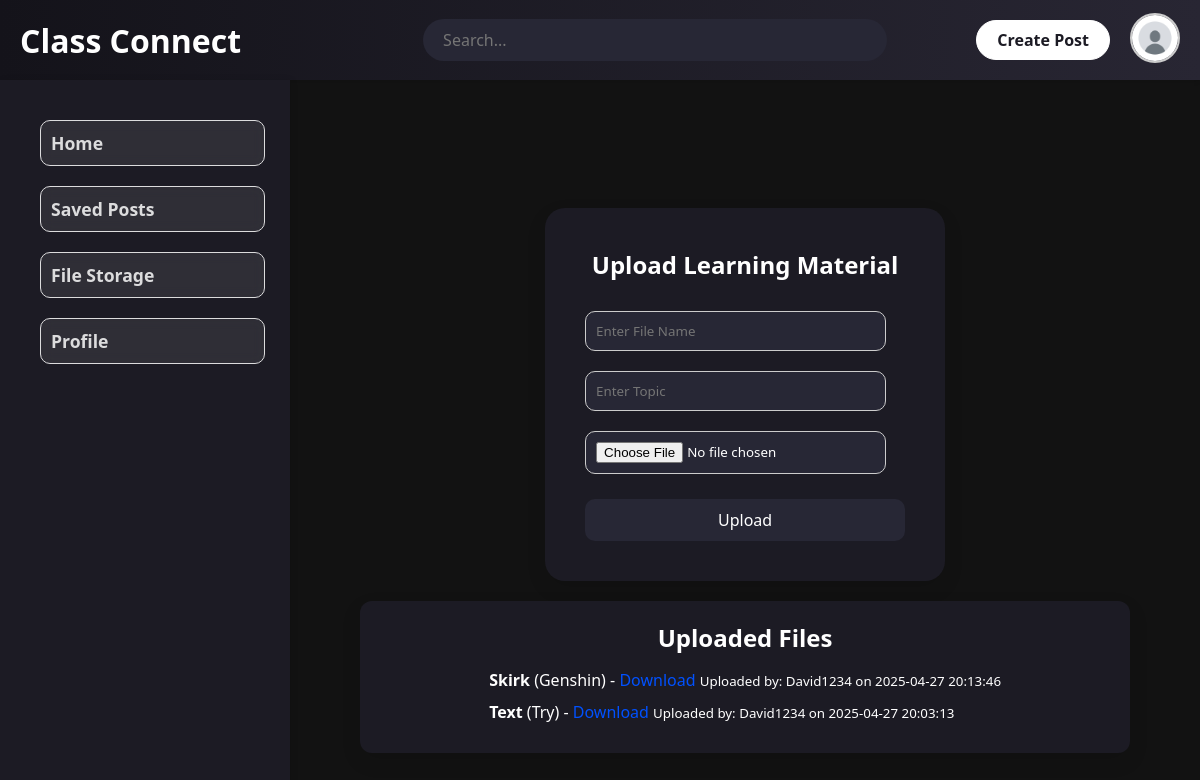
Screenshot of /php/file_storage.php with the database file from the repository.
### tables this page shows
CREATE TABLE `file_storage_tb` (
  `sfile_id` int(11) NOT NULL AUTO_INCREMENT,
  `username` varchar(255) DEFAULT NULL,
  `file_name` varchar(255) NOT NULL,
  `topic` varchar(255) NOT NULL,
  `file_path` varchar(255) NOT NULL,
  `uploaded_at` datetime DEFAULT current_timestamp(),
  PRIMARY KEY (`sfile_id`)
);

### php/file_storage.php (the view, shortened to what this page needs)
<?php
include("db_conn.php");
?>
<!DOCTYPE html>
<html lang="en">
<head>
    <link rel="stylesheet" href="../css/file_storage.css">
</head>
<body>
    <?php include("nav.php"); ?>
    <div class="HomeContainer">
        <?php include("userSidebar.php"); ?>
        <div class="content">
            <div id="uploadForm" class="upload-form">
                <h2>Upload Learning Material</h2>
                <form action="file_storage.php" method="post" enctype="multipart/form-data">
                    <input type="text" name="filename" placeholder="Enter File Name" required>
                    <input type="text" name="topic" placeholder="Enter Topic" required>
                    <input type="file" name="file" required>
                    <button type="submit">Upload</button>
                </form>
            </div>
            <div class="file-list">
                <h2>Uploaded Files</h2>
                <?php
                $query = "SELECT * FROM file_storage_tb ORDER BY uploaded_at DESC";
                $result = mysqli_query($conn, $query);
                if ($result && mysqli_num_rows($result) > 0): ?>
                    <ul>
                        <?php while ($row = mysqli_fetch_assoc($result)): ?>
                            <li>
                                <strong><?php echo htmlspecialchars($row['file_name']); ?></strong>
                                (<?php echo htmlspecialchars($row['topic']); ?>) -
                                <a href="../uploads/<?php echo htmlspecialchars($row['file_path']); ?>"
                                    target="_blank">Download</a>
                                <small>Uploaded by: <?php echo htmlspecialchars($row['username']); ?> on
                                    <?php echo htmlspecialchars($row['uploaded_at']); ?></small>
                            </li>
                        <?php endwhile; ?>
                    </ul>
                <?php else: ?>
                    <p>No files uploaded yet.</p>
                <?php endif; ?>
            </div>
        </div>
    </div>
</body>
</html>

### php/nav.php (shortened to what this page needs)
<!DOCTYPE html>
<html lang="en">
<head>
</head>
<body>
  <nav class="homeHeader">
    <a href="home.php" class="logo">Class Connect</a>
    <input class="search" type="text" placeholder="Search...">
    <div class="actions">
      <a href="addPost.php" class="addPostBtn">Create Post</a>
      <a href="userPage.php">
        <div class="pfp">
          <?php
          $student_no = $_SESSION['student_no'];
          $sql = "SELECT profile_pic FROM student_tb WHERE student_no = '$student_no'";
          $result = mysqli_query($conn, $sql);
          $row = mysqli_fetch_assoc($result);
          $profile_picture = !empty($row['profile_pic']) ? $row['profile_pic'] : '../bg/sample10.png';
          ?>
          <img src="<?php echo $profile_picture; ?>" alt="Profile Picture" class="profile-img">
        </div>
      </a>
    </div>
  </nav>
</body>
</html>

### php/userSidebar.php (shortened to what this page needs)
<!DOCTYPE html>
<html lang="en">
<head>
</head>
<body>
    <div class="leftSidebar">
        <div class="leftSideUp">
            <a href="home.php">
                <div class="homebtn lsu">
                    Home
                </div>
            </a>
            <a href="saved_posts.php">
                <div class="savedpost lsu">
                    Saved Posts
                </div>
            </a>
            <a href="file_storage.php">
                <div class="popularbtn lsu">
                    File Storage
                </div>
            </a>
            <a href="userPage.php">
                <div class="popularbtn lsu">Profile</div>
            </a>
        </div>
    </div>
</body>
</html>

### css/file_storage.css (style rules this page uses)
body { background: #121212; font-family: "Segoe UI", Tahoma, Geneva, Verdana, sans-serif; margin: 0; padding: 0; display: flex; flex-direction: column; height: 100vh; }
.HomeContainer { display: flex; justify-content: flex-start; flex: 1; width: 100%; animation: fadeIn 1s ease; }
.content { padding: 20px; display: flex; flex-direction: column; gap: 20px; justify-content: center; align-items: center; width: 70%; margin: 50px; }
.upload-form { display: flex; justify-content: center; align-items: center; flex-direction: column; width: 100%; background: #1c1b24; padding: 40px; border-radius: 20px; box-shadow: 0 8px 20px rgba(0, 0, 0, 0.1); width: 100%; max-width: 400px; margin: 0 auto; }
.upload-form h2 { margin-bottom: 20px; color: white; }
.upload-form input[type="text"], .upload-form input[type="file"] { width: 94%; padding: 10px; margin: 10px 0; border-radius: 10px; background-color: #272735; border: 1px solid #ccc; color: white; }
.upload-form button { margin-top: 15px; width: 100%; padding: 10px; background-color: #272735; color: white; border: none; border-radius: 10px; font-size: 16px; cursor: pointer; }
.file-list { display: flex; justify-content: center; align-items: center; flex-direction: column; background: #1c1b24; padding: 20px; border-radius: 12px; box-shadow: 0 8px 20px rgba(0, 0, 0, 0.1); width: 100%; max-width: 800px; margin: 0 auto; color: white; }
.file-list h2 { margin-bottom: 15px; font-size: 24px; color: white; }
.file-list ul { list-style: none; padding: 0; }
.file-list li { margin-bottom: 10px; font-size: 16px; color: white; }
.file-list a { color: #0051ff; text-decoration: none; }

### php/nav.php (style rules this page uses)
* { margin: 0; padding: 0; box-sizing: border-box; font-family: 'Segoe UI', Tahoma, Geneva, Verdana, sans-serif; transition: all 0.3s ease; }
.homeHeader { background: linear-gradient(to right, #14131a, #282633); display: flex; align-items: center; justify-content: space-between; width: 100%; height: 80px; padding: 20px 20px; box-shadow: 0 2px 4px rgba(0, 0, 0, 0.1); gap: 20px; }
.logo { text-decoration: none; color: white; font-size: 32px; font-weight: bold; white-space: nowrap; }
.search { width: 40%; margin-right: -8%; padding: 10px 20px; border-radius: 30px; border: none; font-size: 1rem; outline: none; color: #1c1b24; background-color: #272735; }
.actions { display: flex; align-items: center; gap: 20px; }
.addPostBtn { background-color: white; color: #1c1b24; padding: 8px 20px; font-weight: bold; border-radius: 20px; border: 1px solid white; text-decoration: none; transition: 0.3s ease; cursor: pointer; white-space: nowrap; }
.profile-img { width: 50px; height: 50px; border-radius: 50%; object-fit: cover; border: 2px solid #ccc; }

### php/userSidebar.php (style rules this page uses)
a { text-decoration: none; }
.leftSidebar { position: sticky; top: 0; align-self: flex-start; min-height: 100vh; overflow-y: auto; background-color: #1c1b24; background-size: cover; background-attachment: fixed; backdrop-filter: blur(10px); -webkit-backdrop-filter: blur(10px); box-shadow: 2px 0 6px rgba(0, 0, 0, 0.1); padding: 20px; width: 300px; display: flex; flex-direction: column; justify-content: start; }
.lsu { margin: 20px; font-size: 1.1rem; padding: 10px; border-radius: 10px; width: 90%; color: white; text-align: left; font-weight: bold; background-color: rgba(255, 255, 255, 0.1); backdrop-filter: blur(6px); -webkit-backdrop-filter: blur(6px); cursor: pointer; transition: background-color 0.3s ease, transform 0.3s ease, opacity 0.3s ease; opacity: 0.85; border: 1px solid #ffffff; }

### rows the page displays
file_storage_tb: file_name "Skirk", topic "Genshin", username "David1234", uploaded_at "2025-04-27 20:13:46"
file_storage_tb: file_name "Text", topic "Try", username "David1234", uploaded_at "2025-04-27 20:03:13"
